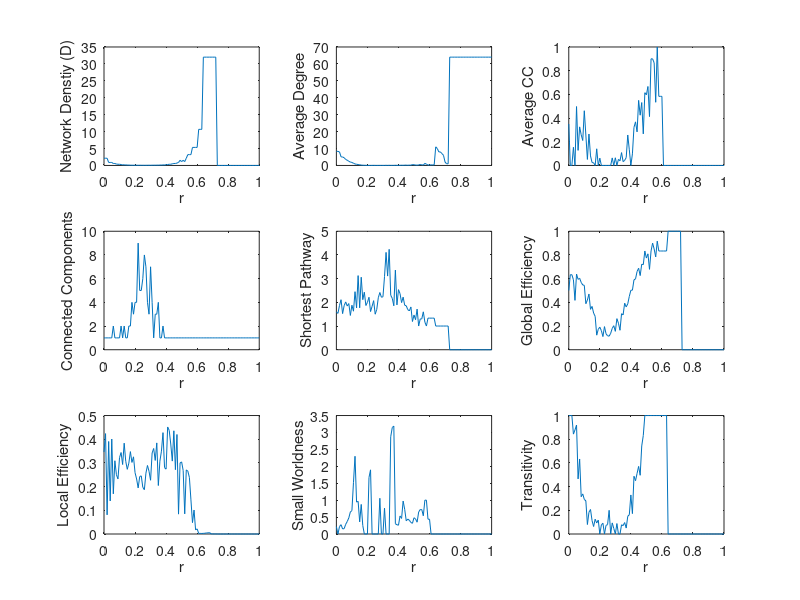
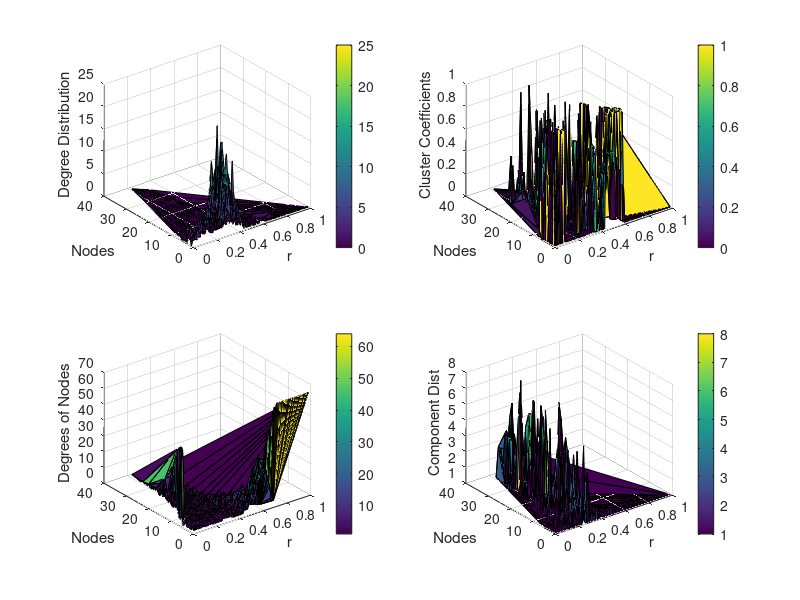

These figures' MATLAB source, in order:
% plot network measures of the random network
% A_Random_Gb_network_measures.dat :
%       threshold, L, Density, components, CC_average, check_sum, sum_ave

Net_mes = load('A_Random_Gc_network_measures.dat');
Shor_pat = load('A_Random_Gc_shortest_path.dat');
Glo_ef = load('A_Random_Gc_global_efficiency.dat');
Loc_ef = load('A_Random_Gc_local_efficency.dat');
SWorld = load('A_Random_Gc_small_worldness.dat');

% network measures as distributions around nodes
deg_dis = load('A_Random_Gc_degree_dist.dat');
node_CC = load('A_Random_Gc_node_cc.dat');
comp_dist =load('A_Random_Gc_nodes_comp_.dat');
single_de =load('A_Random_Gc_single_degrees.dat');

figure(1);

subplot(3,3,1)
set(gca, 'FontSize', 15)
plot(Net_mes(:,1),Net_mes(:,3))
xlabel('r')
ylabel('Network Denstiy (D)')

subplot(3,3,2)
set(gca, 'FontSize', 15)
plot(Net_mes(:,1), Net_mes(:,7))
xlabel('r')
ylabel('Average Degree')

subplot(3,3,3)
set(gca, 'FontSize', 15)
plot(Net_mes(:,1), Net_mes(:,5))
xlabel('r')
ylabel('Average CC')

subplot(3,3,4)
set(gca, 'FontSize', 15)
plot(Net_mes(:,1), Net_mes(:,4))
xlabel('r')
ylabel('Connected Components')

subplot(3,3,5)
set(gca, 'FontSize', 15)
plot(Shor_pat(:,1), Shor_pat(:,2))
xlabel('r')
ylabel('Shortest Pathway')

subplot(3,3,6)
set(gca, 'FontSize', 15)
plot(Glo_ef(:,1), Glo_ef(:,2))
xlabel('r')
ylabel('Global Efficiency')

subplot(3,3,7)
set(gca, 'FontSize', 15)
plot(Loc_ef(:,1), Loc_ef(:,2))
xlabel('r')
ylabel('Local Efficiency')

subplot(3,3,8)
set(gca, 'FontSize', 15)
plot(SWorld(:,1), SWorld(:,8))
xlabel('r')
ylabel('Small Worldness')

subplot(3,3,9)
set(gca, 'FontSize', 15)
plot(SWorld(:,1), SWorld(:,7))
xlabel('r')
ylabel('Transitivity')

figure(2);
subplot(2,2,1)
set(gca, 'FontSize', 15)
tri = delaunay(deg_dis(:,2),deg_dis(:,1));
trisurf(tri,deg_dis(:,2),deg_dis(:,1),deg_dis(:,3));
colorbar;
xlabel('r')
ylabel('Nodes')
zlabel('Degree Distribution')

subplot(2,2,2)
set(gca, 'FontSize', 15)
tri = delaunay(node_CC(:,2),node_CC(:,1));
trisurf(tri,node_CC(:,2),node_CC(:,1),node_CC(:,3));
colorbar;
xlabel('r')
ylabel('Nodes')
zlabel('Cluster Coefficients')

subplot(2,2,3)
set(gca, 'FontSize', 15)
tri = delaunay(single_de(:,2),single_de(:,1));
trisurf(tri,single_de(:,2),single_de(:,1),single_de(:,3));
colorbar;
xlabel('r')
ylabel('Nodes')
zlabel('Degrees of Nodes')

subplot(2,2,4)
set(gca, 'FontSize', 15)
tri = delaunay(comp_dist(:,2),comp_dist(:,1));
trisurf(tri,comp_dist(:,2),comp_dist(:,1),comp_dist(:,3));
colorbar;
xlabel('r')
ylabel('Nodes')
zlabel('Component Dist')
